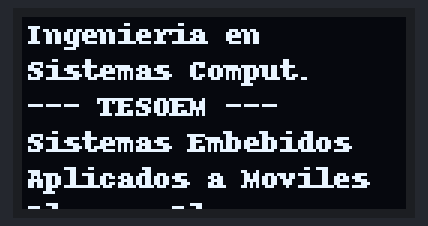
Bench run of a program on a simulated Raspberry Pi (BCM pin numbers). Parts: 128×64 one-colour display. What the program prints to the terminal is not drawn.

Above: at 0.27 s.
At 1.89 s:
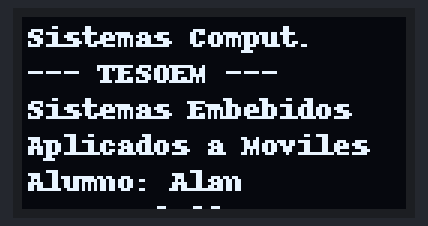
At 3.67 s:
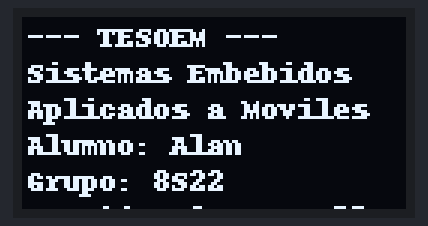
At 7.06 s:
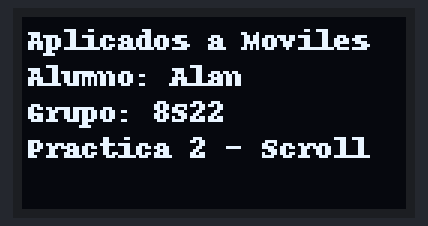
At 10.43 s:
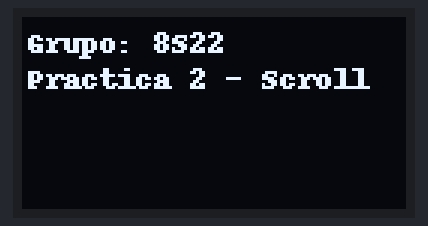
At 13.77 s:
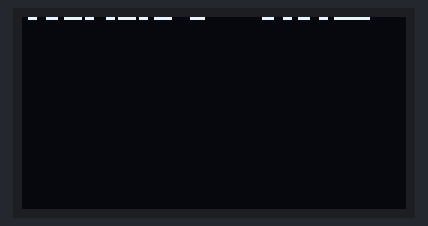

The program:

practica2b_scroll_vertical.py
```python
#!/usr/bin/env python3
# practica2b_scroll_vertical.py

from luma.core.interface.serial import i2c
from luma.oled.device import ssd1306
from luma.core.render import canvas
from PIL import ImageFont
import time


# Inicialización
serial = i2c(port=1, address=0x3C)
device = ssd1306(serial)

font = ImageFont.load_default()


lineas = [
    'Ingenieria en',
    'Sistemas Comput.',
    '--- TESOEM ---',
    'Sistemas Embebidos',
    'Aplicados a Moviles',
    'Alumno: Alan',
    'Grupo: 8S22',
    'Practica 2 - Scroll',
]

LINE_HEIGHT = 12

total_px = len(lineas) * LINE_HEIGHT

offset = 0

print('Scrolling vertical. Ctrl+C para salir.')


try:

    while True:

        with canvas(device) as draw:

            for i, linea in enumerate(lineas):

                y = i * LINE_HEIGHT - offset

                if -LINE_HEIGHT < y < device.height:

                    draw.text(
                        (2, y),
                        linea,
                        font=font,
                        fill=255
                    )

        offset += 1

        if offset >= total_px:
            offset = 0

        time.sleep(0.05)

except KeyboardInterrupt:

    device.cleanup()

    print('Programa finalizado.')
```

Measured:
- by itself, everything shown: repeats every 14.1 s, in 94 steps
